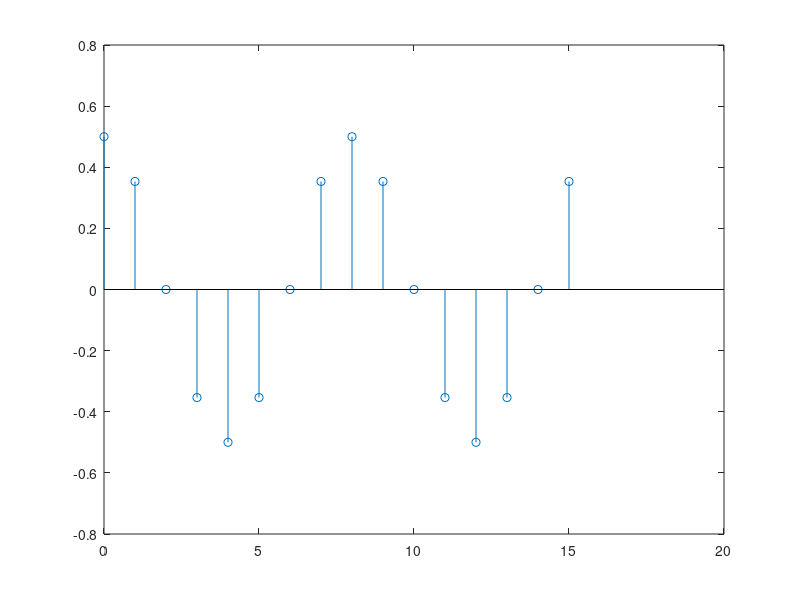

MATLAB code for this plot:
close all
clear

N=16;
n=[0:N-1]';
X2m=zeros(N,1);
X2m(3)=4;
X2m(15)=4;
xn=ifft(X2m);
stem(n, xn)
% y = fft(xn);                             % Compute DFT of x
% m = abs(y);                               % Magnitude
% y(m<1e-6) = 0;
% p = unwrap(angle(y));                     % Phase
% figure
% subplot(2,1,1)
% stem(n,xn)
% title('x(n)')
% subplot(2,1,2)
% stem(n(1:N/2+1),m(1:N/2+1))
% title('Magnitude')
